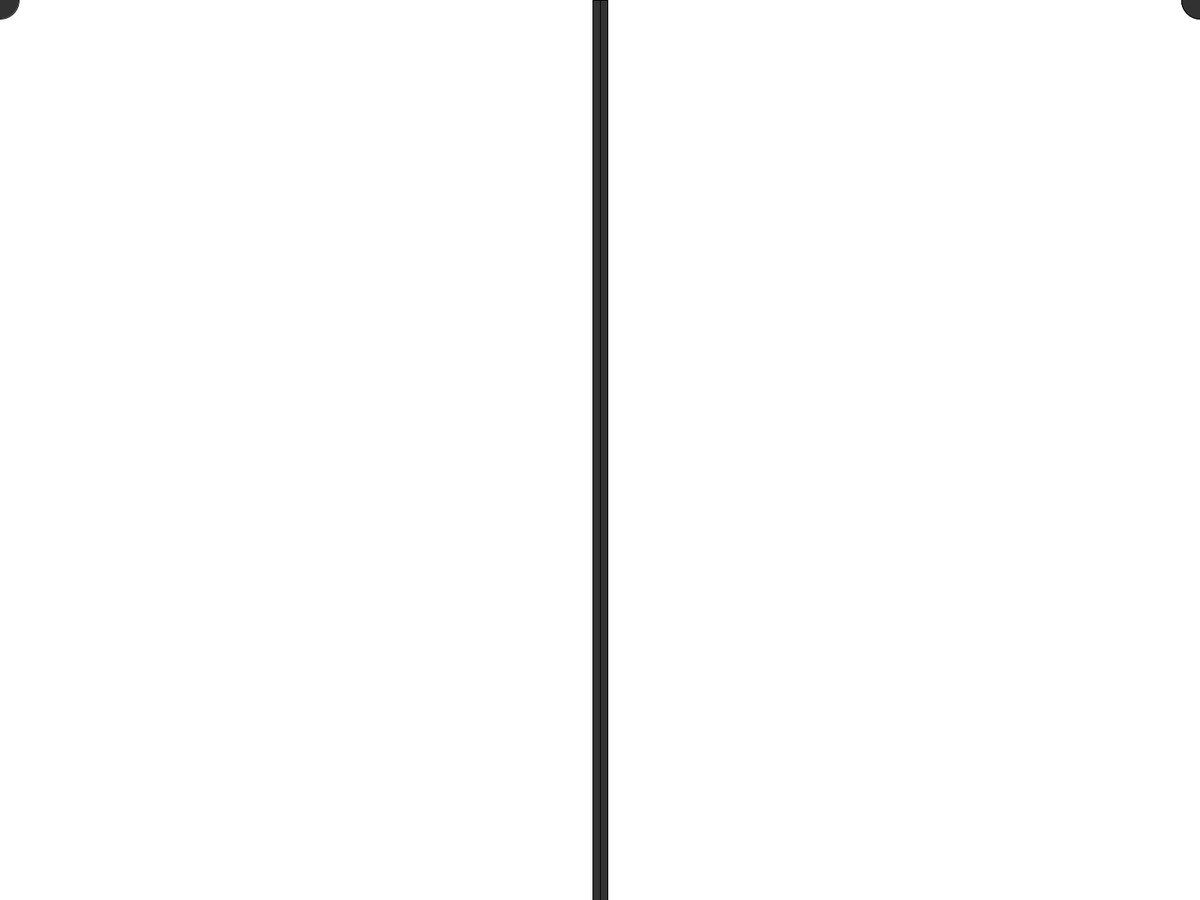
Frame 1 (no input)
Frame 60 (the mouse pressed at the canvas centre just before this capture): identical to frame 1, image omitted
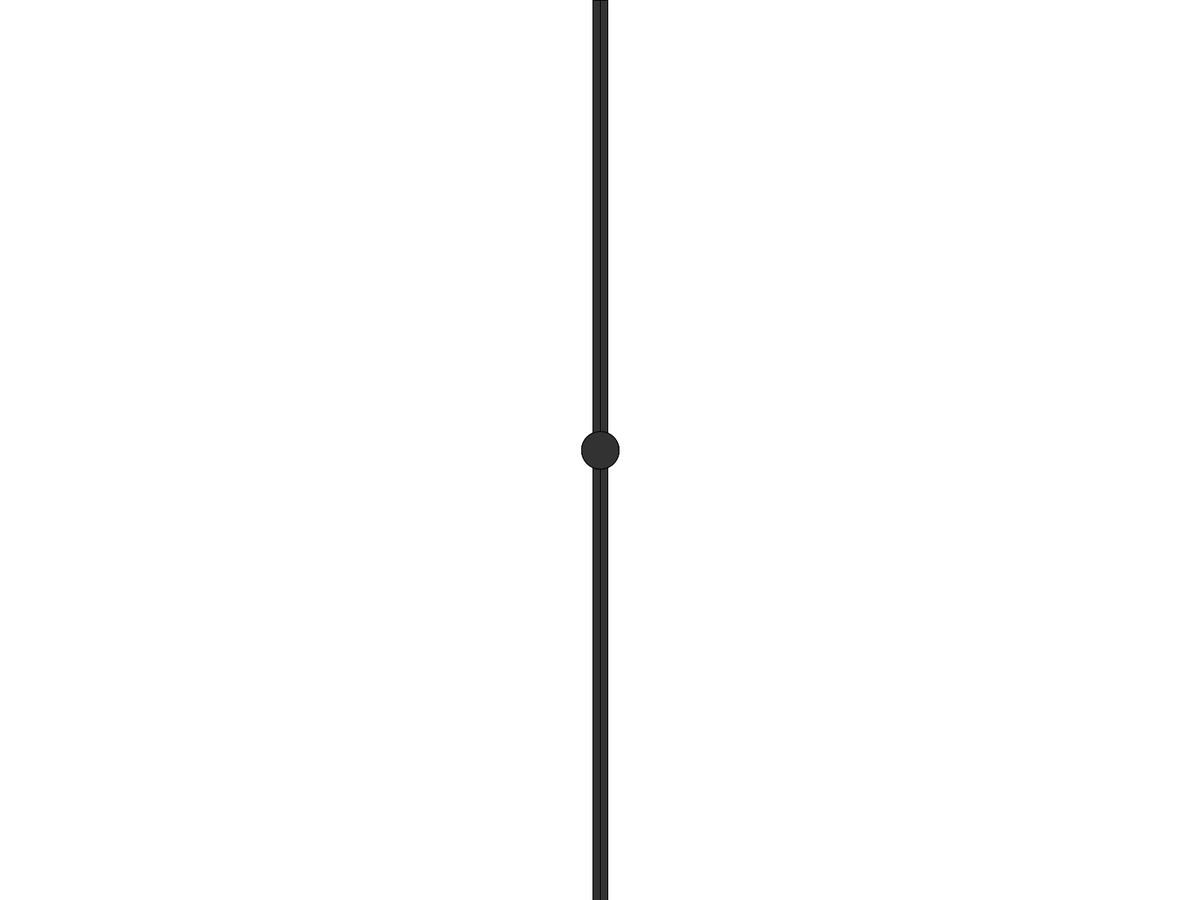
Frame 120 (the mouse held since frame 60 and released just before this capture)

The Processing sketch that drew these frames (run headless with seeded random() and noise(); from frame 60 on, the mouse is pressed at the canvas centre):

// Processing sketch: Spieglung
// ── Spieglung.pde
int backgroundColor = 255;

int xRect = width/2 -10;
int yRect = 0;
int rectWidth = 20;
int rectHeight = height;

float circleRadius = 50;

Kreis k1;
Kreis k2;

void setup()
{
  fullScreen();
  background(backgroundColor);
  k1 = new Kreis(circleRadius, true);
  k2 = new Kreis(circleRadius, false);
  rectHeight = height;
  xRect = width/2 -10;
}

void draw()
{
  background(backgroundColor);
  fill(50);
  rect(xRect, yRect, rectWidth, rectHeight);
  line(width / 2, 0, width/2, height);
  k1.move();
  k2.move();
  
}

// ── Kreis.pde
class Kreis
{
  float radius = 5;
  boolean followMouseBool = false;
  public Kreis(float pRadius, boolean pFollowMouse)
  {
    followMouseBool = pFollowMouse;
    radius = pRadius;
    circle(mouseX, mouseY, pRadius);
  }
  
  public void move()
  {
     if(this.followMouseBool == true)
     {
        followMouse(); 
     }
     
     circle(width -mouseX, mouseY, radius);
  }
  
  public void followMouse()
  {
     circle(mouseX, mouseY, radius); 
  }
  
}
